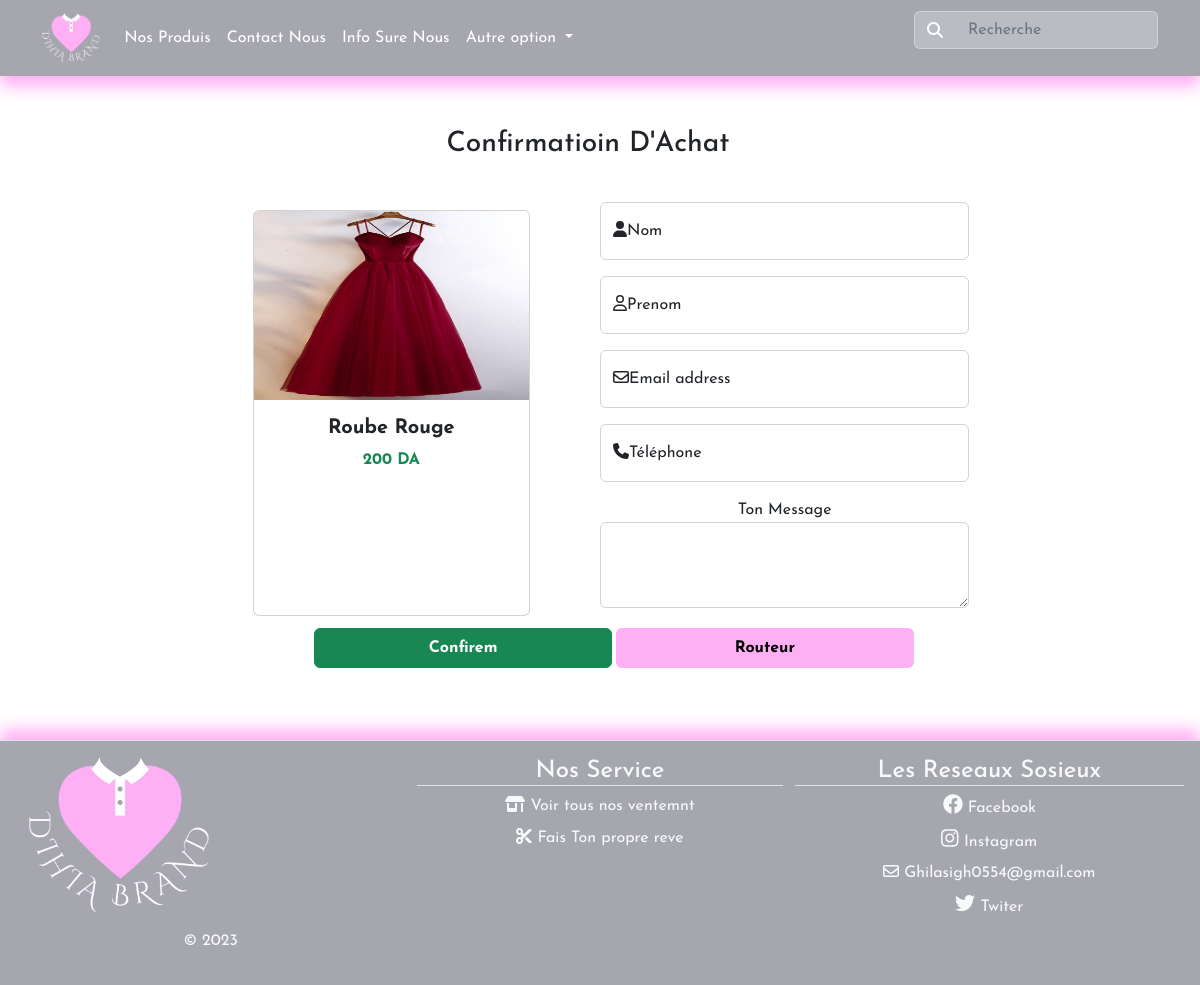
/val.php?id=1, run on the app's committed database.
### tables this page shows
CREATE TABLE `prods` (
  `Id` int(11) NOT NULL,
  `Name` varchar(255) NOT NULL,
  `Price` varchar(255) NOT NULL,
  `Images` varchar(255) NOT NULL
);

### val.php (the view, shortened to what this page needs)
<?php
    include("conn.php") ;
    $ID = $_GET['id'];
    $up = mysqli_query($conn , "SELECT * FROM prods WHERE Id=$ID");
    $data = mysqli_fetch_assoc($up);
?>
<!DOCTYPE html>
<html lang="en">
<head>
    <link rel="stylesheet" href="css/ContactUs.css">
    <link rel="stylesheet" href="css/bootstrap.min.css">
    <link rel="stylesheet" href="css/all.min.css">
    <link rel="stylesheet" href="css/style1.css">
    <link rel="stylesheet" href="css/val1.css">
</head>
<body class="text-center" style="font-family: 'Josefin Sans', sans-serif;">
<nav class="navbar navbar-expand-lg bg-body-tertiary d-flex">
  <div class="container">
    <a class="navbar-brand text-white fw-bold" href="index.php"><img class="image-fluid rounded" style="height: 50px;" src="images/Logo1.png" alt="" srcset=""></a>
    <div class="collapse navbar-collapse" id="navbarSupportedContent">
      <ul class="navbar-nav me-auto mb-2 mb-lg-0">
        <li class="nav-item">
          <a class="nav-link text-white" href="prods.php">Nos Produis</a>
        </li>
        <li class="nav-item">
            <a class="nav-link text-white" href="ContactUs.php">Contact Nous</a>
        </li>
        <li class="nav-item">
            <a class="nav-link text-white" href="about.php">Info Sure Nous</a>
        </li>
        <li class="nav-item dropdown">
          <a class="nav-link dropdown-toggle text-white" href="#" role="button" data-bs-toggle="dropdown" aria-expanded="false">
            Autre option
          </a>
        </li>
      </ul>
      <form class="d-flex align-self-center align-items-center" role="search">
        <div class="input-group mb-3">
            <span class="input-group-text" id="basic-addon1" style="background-color: rgba(240, 248, 255, 0.274); border-right-color: transparent !important;">  <i class="fa-solid fa-magnifying-glass text-white"></i></span>
            <input type="text" style="background-color: rgba(240, 248, 255, 0.274); border-left-color: transparent !important;" class="form-control" placeholder="Recherche" aria-label="Username" aria-describedby="basic-addon1">
        </div>
      </form>
    </div>
  </div>
</nav>
    <div class="row d-flex justify-content-center align-items-center h-100 p-1 w-100">
        <h3 class="text-dark mt-5"> Confirmatioin D'Achat </h3>
<form action="insrtcmnds.php" method="post" class="col-lg-8 p-0">
        <div class="main  p-3 w-100">
                <div class="row">
            <div class="col-lg-6 d-flex justify-content-center mb-3">
                <div class="w-75">
                    <input type="text" name="images" value="<?php echo $data['Images'] ?>"><br>
                    <div class='card text-center mt-0 pt-0 h-100 mb-3'>
                        <img src='<?php echo $data['Images'] ?>' class='card-img-top' style='height:5cm ;'>
                        <div class='card-body'>
                            <h5  style=' font-weight:bold' class='card-title text-dark'><?php echo ucfirst($data['Name']) ?></h5>
                            <p style=' font-weight:bold' class='card-text text-success'><?php echo $data['Price'] ?> DA</p>
                        </div>
                    </div>
                </div>
            </div>
            <div class="col-lg-6 mt-3">
                      <div class="form-floating mb-3">
                        <input type="text" class="form-control" name="Nom" id="floatingInput" required placeholder="name@example.com">
                        <label for="floatingInput"><i class="fa-solid fa-user"></i>Nom</label>
                      </div>
                      <div class="form-floating mb-3">
                        <input type="text" class="form-control" name="Prenom" id="floatingInput" required placeholder="name@example.com">
                        <label for="floatingInput"><i class="fa-regular fa-user"></i>Prenom</label>
                      </div>
                      <div class="form-floating mb-3">
                        <input type="email" class="form-control" name="Mail" id="floatingInput" required placeholder="name@example.com">
                        <label for="floatingInput"><i class="fa-regular fa-envelope"></i>Email address</label>
                      </div>
                      <div class="form-floating mb-3">
                        <input type="text" class="form-control" name="Phone" id="floatingInput" required placeholder="name@example.com">
                        <label for="floatingInput"><i class="fa-solid fa-phone"></i>Téléphone</label>
                      </div>
                      <div class="form-group">
                        <label for="exampleFormControlTextarea1">Ton Message</label>
                        <textarea class="form-control" name="message" id="exampleFormControlTextarea1" rows="3"></textarea>
                      </div>
            </div>
            </div>
            <div class="d-lg-flex justify-content-center mt-3 me-0 text-center ms-5">
                <div class="row w-100 d-lg-flex justify-content-center text-end btns1 position-relative">
                    <button  name="add" type="submit" class="btn btn-success m-1 fw-bold col-lg-5 me-0">Confirem</button><br>
                    <a class="btn btn-info m-1 fw-bold col-lg-5 me-0" href="prods.php"> Routeur </a>
                </div>
            </div>
        </div>
    </div>
<footer class="row border-top w-100 p-3 text-light mt-5" style="">
  <div class="col-lg-4 ">
    <a href="/" class="d-flex align-items-center mb-3 link-dark text-decoration-none">
      <img style=" height: 35%;" src="images/Logo1.png" alt="Logo" srcset="" class="w-50">
    </a>
    <p class=" text-light">&copy; 2023</p>
  </div>
  <div class="col-lg-4">
    <h4 class="border-bottom"> Nos Service</h4>
    <ul class="nav flex-column" style="padding-right: 0px !important;">
      <li class="nav-item mb-2"><a href="prods.php" class="nav-link p-0  text-light"> <i class="fa-solid fa-shop"></i> Voir tous nos ventemnt </a></li>
      <li class="nav-item mb-2"><a href="#" class="nav-link p-0  text-light"> <i class="fa-solid fa-scissors"></i> Fais Ton propre reve </a></li>
    </ul>
  </div>
  <div class="col-lg-4 p-0" >
    <h4 class="border-bottom"> Les Reseaux Sosieux</h4>
    <ul class="nav flex-column p-0" style="padding-right: 0px !important; width: 100%; overflow: hidden;">
      <li class="nav-item mb-2 w-100"><a href="#" class="nav-link p-0  text-light"> <i class="fa-brands fa-facebook fs-5"> </i> Facebook</a></li>
      <li class="nav-item mb-2"><a href="#" class="nav-link p-0  text-light"> <i class="fa-brands fa-instagram fs-5"></i> Instagram</a></li>
      <li class="nav-item mb-2 w-100"><a href="#" class="nav-link p-0  text-light"><i class="fa-regular fa-envelope"></i> Ghilasigh0554@gmail.com</a></li>
      <li class="nav-item mb-2"><a href="#" class="nav-link p-0  text-light"><i class="fa-brands fa-twitter fs-5"></i> Twiter</a></li>
    </ul>
  </div>
</footer>
</body>
</html>

### css/ContactUs.css (style rules this page uses)
:root { --pink : #ffaff4 ; --dark : #1c1a30 ; --blue : #198daa ; --Kblue : #644b75 ; }
.navbar { position: absolute; width: 100%; z-index: 5; }
.navbar form { align-items: center !important; margin-top: auto; }

### css/style1.css (style rules this page uses)
:root { --pink : #ffaff4 ; --dark : #1c1a30 ; --blue : #198daa ; --Kblue : #644b75 ; }
* { margin: 0; padding: 0; }
body { width: 100% !important; margin: auto; }
.navbar { position: absolute; width: 100%; z-index: 5; }
.navbar form { align-items: center !important; margin-top: auto; }
@media screen and (min-width:992px) { footer { background-color: #1c1a3063 !important; box-shadow: 0px -10px 15px var(--pink) !important; margin-top: 5cm !important; } }

### css/val1.css (style rules this page uses)
:root { --pink : #ffaff4 ; --dark : #1c1a30 ; --blue : #198daa ; --Kblue : #644b75 ; }
form .row a { border-color: var(--pink) !important; color: black !important; font-weight: bold !important; border-width: 2px !important; z-index: 10; background-color: var(--pink) !important; }
.navbar { background-color: #1c1a3063; position: relative !important; box-shadow: 0px 10px 15px var(--pink); }
footer { background-color: #1c1a3063; box-shadow: 0px -10px 15px var(--pink); margin-top: 5cm; margin: 0 !important; width: 100% !important; }

### val.php (style rules this page uses)
input { display: none; }

### data on the page
prods: Images (picture), Name "Roube Rouge", Price "200"
